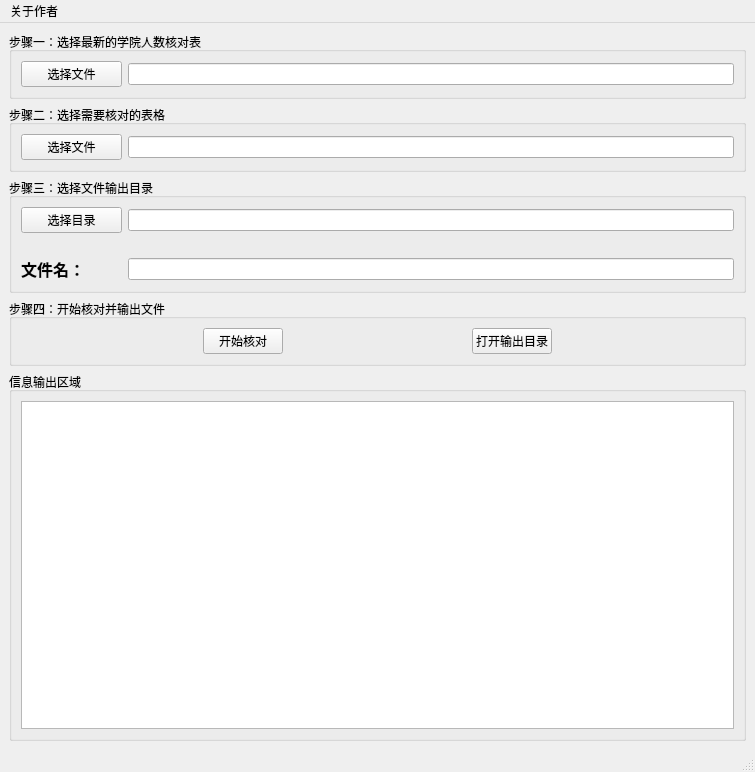
<?xml version="1.0" encoding="UTF-8"?>
<ui version="4.0">
 <class>ClassCheckerMainWindow</class>
 <widget class="QMainWindow" name="ClassCheckerMainWindow">
  <property name="geometry">
   <rect>
    <x>0</x>
    <y>0</y>
    <width>755</width>
    <height>772</height>
   </rect>
  </property>
  <property name="windowTitle">
   <string>校学风督察队-应到人数自动核对程序</string>
  </property>
  <property name="dockOptions">
   <set>QMainWindow::AllowTabbedDocks|QMainWindow::AnimatedDocks</set>
  </property>
  <widget class="QWidget" name="centralwidget">
   <layout class="QVBoxLayout" name="verticalLayout_3">
    <item>
     <widget class="QGroupBox" name="groupBox">
      <property name="title">
       <string>步骤一：选择最新的学院人数核对表</string>
      </property>
      <layout class="QHBoxLayout" name="horizontalLayout">
       <item>
        <widget class="QPushButton" name="pushButton_chose_baseline">
         <property name="sizePolicy">
          <sizepolicy hsizetype="Expanding" vsizetype="Fixed">
           <horstretch>1</horstretch>
           <verstretch>0</verstretch>
          </sizepolicy>
         </property>
         <property name="text">
          <string>选择文件</string>
         </property>
        </widget>
       </item>
       <item>
        <widget class="QLineEdit" name="lineEdit_chose_baseline">
         <property name="sizePolicy">
          <sizepolicy hsizetype="Expanding" vsizetype="Fixed">
           <horstretch>6</horstretch>
           <verstretch>0</verstretch>
          </sizepolicy>
         </property>
        </widget>
       </item>
      </layout>
     </widget>
    </item>
    <item>
     <widget class="QGroupBox" name="groupBox_2">
      <property name="title">
       <string>步骤二：选择需要核对的表格</string>
      </property>
      <layout class="QHBoxLayout" name="horizontalLayout_2">
       <item>
        <widget class="QPushButton" name="pushButton_chose_inp">
         <property name="sizePolicy">
          <sizepolicy hsizetype="Expanding" vsizetype="Fixed">
           <horstretch>1</horstretch>
           <verstretch>0</verstretch>
          </sizepolicy>
         </property>
         <property name="text">
          <string>选择文件</string>
         </property>
        </widget>
       </item>
       <item>
        <widget class="QLineEdit" name="lineEdit_chose_inp">
         <property name="sizePolicy">
          <sizepolicy hsizetype="Expanding" vsizetype="Fixed">
           <horstretch>6</horstretch>
           <verstretch>0</verstretch>
          </sizepolicy>
         </property>
        </widget>
       </item>
      </layout>
     </widget>
    </item>
    <item>
     <widget class="QGroupBox" name="groupBox_3">
      <property name="title">
       <string>步骤三：选择文件输出目录</string>
      </property>
      <layout class="QVBoxLayout" name="verticalLayout">
       <property name="leftMargin">
        <number>0</number>
       </property>
       <property name="topMargin">
        <number>0</number>
       </property>
       <property name="rightMargin">
        <number>0</number>
       </property>
       <property name="bottomMargin">
        <number>0</number>
       </property>
       <item>
        <widget class="QWidget" name="widget" native="true">
         <property name="sizePolicy">
          <sizepolicy hsizetype="Expanding" vsizetype="Preferred">
           <horstretch>0</horstretch>
           <verstretch>0</verstretch>
          </sizepolicy>
         </property>
         <layout class="QHBoxLayout" name="horizontalLayout_3">
          <item>
           <widget class="QPushButton" name="pushButton_chose_directory">
            <property name="sizePolicy">
             <sizepolicy hsizetype="Expanding" vsizetype="Fixed">
              <horstretch>1</horstretch>
              <verstretch>0</verstretch>
             </sizepolicy>
            </property>
            <property name="text">
             <string>选择目录</string>
            </property>
           </widget>
          </item>
          <item>
           <widget class="QLineEdit" name="lineEdit_3_chose_directory">
            <property name="sizePolicy">
             <sizepolicy hsizetype="Expanding" vsizetype="Fixed">
              <horstretch>6</horstretch>
              <verstretch>0</verstretch>
             </sizepolicy>
            </property>
           </widget>
          </item>
         </layout>
        </widget>
       </item>
       <item>
        <widget class="QWidget" name="widget_2" native="true">
         <layout class="QHBoxLayout" name="horizontalLayout_5">
          <item>
           <widget class="QLabel" name="label">
            <property name="sizePolicy">
             <sizepolicy hsizetype="Expanding" vsizetype="Preferred">
              <horstretch>1</horstretch>
              <verstretch>0</verstretch>
             </sizepolicy>
            </property>
            <property name="text">
             <string>&lt;html&gt;&lt;head/&gt;&lt;body&gt;&lt;p&gt;&lt;span style=&quot; font-size:12pt; font-weight:600;&quot;&gt;文件名：&lt;/span&gt;&lt;/p&gt;&lt;/body&gt;&lt;/html&gt;</string>
            </property>
           </widget>
          </item>
          <item>
           <widget class="QLineEdit" name="lineEdit_output_name">
            <property name="sizePolicy">
             <sizepolicy hsizetype="Expanding" vsizetype="Fixed">
              <horstretch>6</horstretch>
              <verstretch>0</verstretch>
             </sizepolicy>
            </property>
           </widget>
          </item>
         </layout>
        </widget>
       </item>
      </layout>
     </widget>
    </item>
    <item>
     <widget class="QGroupBox" name="groupBox_4">
      <property name="title">
       <string>步骤四：开始核对并输出文件</string>
      </property>
      <layout class="QHBoxLayout" name="horizontalLayout_4">
       <item>
        <spacer name="horizontalSpacer">
         <property name="orientation">
          <enum>Qt::Horizontal</enum>
         </property>
         <property name="sizeHint" stdset="0">
          <size>
           <width>40</width>
           <height>20</height>
          </size>
         </property>
        </spacer>
       </item>
       <item>
        <widget class="QPushButton" name="pushButton_start_check">
         <property name="text">
          <string>开始核对</string>
         </property>
        </widget>
       </item>
       <item>
        <spacer name="horizontalSpacer_3">
         <property name="orientation">
          <enum>Qt::Horizontal</enum>
         </property>
         <property name="sizeHint" stdset="0">
          <size>
           <width>40</width>
           <height>20</height>
          </size>
         </property>
        </spacer>
       </item>
       <item>
        <widget class="QPushButton" name="pushButton_open_output">
         <property name="text">
          <string>打开输出目录</string>
         </property>
        </widget>
       </item>
       <item>
        <spacer name="horizontalSpacer_2">
         <property name="orientation">
          <enum>Qt::Horizontal</enum>
         </property>
         <property name="sizeHint" stdset="0">
          <size>
           <width>40</width>
           <height>20</height>
          </size>
         </property>
        </spacer>
       </item>
      </layout>
     </widget>
    </item>
    <item>
     <widget class="QGroupBox" name="groupBox_5">
      <property name="title">
       <string>信息输出区域</string>
      </property>
      <layout class="QVBoxLayout" name="verticalLayout_2">
       <item>
        <widget class="QTextEdit" name="textEdit_log">
         <property name="readOnly">
          <bool>true</bool>
         </property>
        </widget>
       </item>
      </layout>
     </widget>
    </item>
   </layout>
  </widget>
  <widget class="QMenuBar" name="menubar">
   <property name="geometry">
    <rect>
     <x>0</x>
     <y>0</y>
     <width>755</width>
     <height>21</height>
    </rect>
   </property>
   <widget class="QMenu" name="menu_about_author">
    <property name="title">
     <string>关于作者</string>
    </property>
    <addaction name="actionjianli"/>
    <addaction name="separator"/>
    <addaction name="actionGitHub"/>
   </widget>
   <addaction name="menu_about_author"/>
  </widget>
  <widget class="QStatusBar" name="statusbar"/>
  <action name="actionGitHub">
   <property name="text">
    <string>GitHub主页</string>
   </property>
  </action>
  <action name="actionjianli">
   <property name="text">
    <string>个人简历</string>
   </property>
  </action>
 </widget>
 <resources/>
 <connections/>
</ui>
